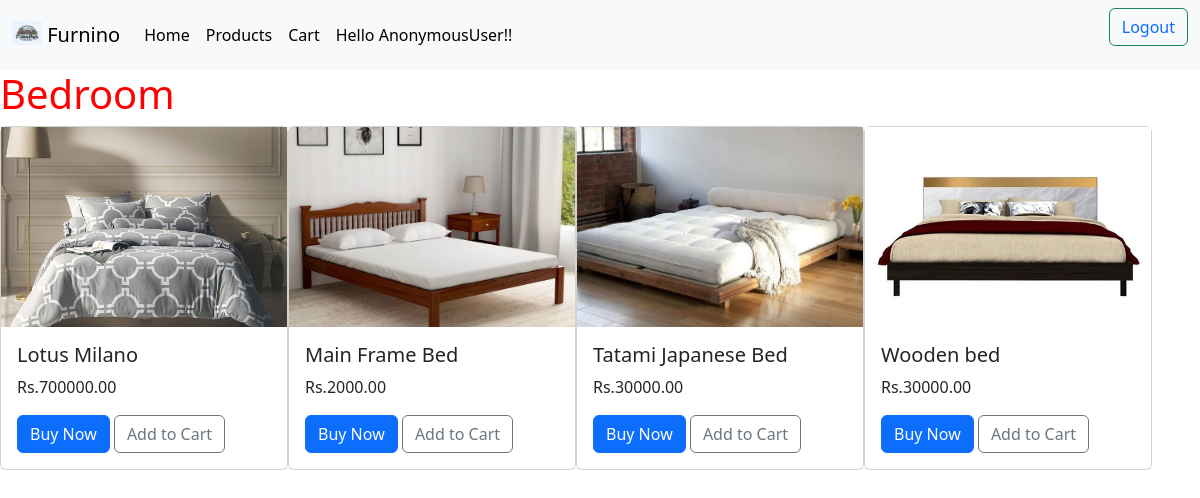
/category/Bedroom, run on the app's committed database.
### base/models.py (models this page shows, shortened)
class Category(models.Model):
    name = models.CharField(max_length=200)  # dining, living, kitchen
    slug = models.SlugField(max_length=200, unique=True)
    class Meta:
        ordering = ['name']
        indexes = [
            models.Index(fields=['name'])
        ]
        verbose_name = 'category'
        verbose_name_plural = 'categories'

class Product(models.Model):
    name = models.CharField(max_length=200)
    slug = models.SlugField(max_length=200)
    description = models.TextField()
    price = models.DecimalField(max_digits=10, decimal_places=2)
    category = models.ForeignKey(Category, on_delete=models.CASCADE)
    image = models.ImageField(upload_to='product/', blank=True)
    class Meta:
        ordering = ["name"]
        indexes = [
            models.Index(fields=["name"])
        ]

### base/views.py (the view, shortened to what this page needs)
# urls.py: path('category/<str:name>',views.category,name="category"),
def category(request,name):
    category=get_object_or_404(Category,name=name)
    if category.name=='Dining':
        product=Product.objects.filter(category=category)
        product_name=category.name
        return render(request,'base/bedroom.html',
                  {
                      'product':product,
                      "product_name":product_name,
                  })
    elif category.name=='Bedroom':
        product=Product.objects.filter(category=category)
        product_name=category.name
        return render(request,'base/bedroom.html',
                  {
                      'product':product,
                      "product_name":product_name,
                  })
    else:
        return HttpResponse("Error")

### base/templates/base/bedroom.html (shortened to what this page needs)
{% load static %}
{% include "nav.html" %}
{% block content %}
<h1 style="color:red">{{product_name}}</h1>
<div class="d-flex flex-wrap justify-content-start">
{% for item in product %}
<div class="card-group">
    <div class="card" style="width: 18rem;">
        <a href="{% url "description" item.name %}">
        <img class="fixed-image" src="{{ item.image.url }}" class="card-img-top" alt="{{item.name}}">
        </a>
        <div class="card-body">
            <h5 class="card-title">{{item.name}}</h5>
            <p class="card-text">Rs.{{item.price}}</p>
            <a href="#" class="btn btn-primary">Buy Now</a>
            <button data-product={{item.name}} data-action="add"  class="btn btn-outline-secondary add-btn update-btn">Add to Cart</button>
        </div>
    </div>
</div>
{% endfor %}
</div>
{% endblock %}

### base/templates/base/bedroom.html (style rules this page uses)
.fixed-image { height: 200px; object-fit: cover; width: 100%; }

### data on the page
Category: name "Bedroom"
Product: image (picture), name "Lotus Milano", price "700000.00"
Product: image (picture), name "Main Frame Bed", price "2000.00"
Product: image (picture), name "Tatami Japanese Bed", price "30000.00"
Product: image (picture), name "Wooden bed", price "30000.00"

### other printed values
{{ user }} "AnonymousUser"
